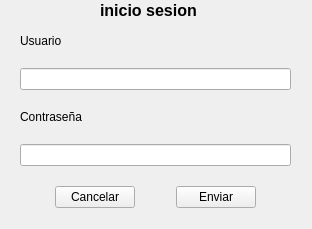
<?xml version="1.0" encoding="UTF-8"?>
<ui version="4.0">
 <class>Form</class>
 <widget class="QWidget" name="Form">
  <property name="enabled">
   <bool>true</bool>
  </property>
  <property name="geometry">
   <rect>
    <x>0</x>
    <y>0</y>
    <width>312</width>
    <height>229</height>
   </rect>
  </property>
  <property name="sizePolicy">
   <sizepolicy hsizetype="Preferred" vsizetype="Preferred">
    <horstretch>0</horstretch>
    <verstretch>0</verstretch>
   </sizepolicy>
  </property>
  <property name="minimumSize">
   <size>
    <width>312</width>
    <height>229</height>
   </size>
  </property>
  <property name="maximumSize">
   <size>
    <width>312</width>
    <height>229</height>
   </size>
  </property>
  <property name="windowTitle">
   <string>Inicio sesion</string>
  </property>
  <widget class="QWidget" name="verticalLayoutWidget">
   <property name="geometry">
    <rect>
     <x>20</x>
     <y>20</y>
     <width>271</width>
     <height>205</height>
    </rect>
   </property>
   <layout class="QVBoxLayout" name="verticalLayout">
    <item>
     <widget class="QLabel" name="UserLabel">
      <property name="sizePolicy">
       <sizepolicy hsizetype="Fixed" vsizetype="Fixed">
        <horstretch>0</horstretch>
        <verstretch>0</verstretch>
       </sizepolicy>
      </property>
      <property name="text">
       <string>Usuario</string>
      </property>
      <property name="alignment">
       <set>Qt::AlignBottom|Qt::AlignJustify</set>
      </property>
     </widget>
    </item>
    <item>
     <widget class="QLineEdit" name="userLineEdit"/>
    </item>
    <item>
     <widget class="QLabel" name="PassLabel">
      <property name="sizePolicy">
       <sizepolicy hsizetype="Fixed" vsizetype="Fixed">
        <horstretch>0</horstretch>
        <verstretch>0</verstretch>
       </sizepolicy>
      </property>
      <property name="text">
       <string>Contraseña</string>
      </property>
      <property name="alignment">
       <set>Qt::AlignBottom|Qt::AlignJustify</set>
      </property>
     </widget>
    </item>
    <item>
     <widget class="QLineEdit" name="passLineEdit">
      <property name="echoMode">
       <enum>QLineEdit::Password</enum>
      </property>
     </widget>
    </item>
    <item>
     <layout class="QHBoxLayout" name="horizontalLayout">
      <property name="sizeConstraint">
       <enum>QLayout::SetMinimumSize</enum>
      </property>
      <item>
       <widget class="QPushButton" name="btnCancelar">
        <property name="sizePolicy">
         <sizepolicy hsizetype="Fixed" vsizetype="Fixed">
          <horstretch>0</horstretch>
          <verstretch>0</verstretch>
         </sizepolicy>
        </property>
        <property name="text">
         <string>Cancelar</string>
        </property>
       </widget>
      </item>
      <item>
       <widget class="QPushButton" name="btnEnviar">
        <property name="sizePolicy">
         <sizepolicy hsizetype="Fixed" vsizetype="Fixed">
          <horstretch>0</horstretch>
          <verstretch>0</verstretch>
         </sizepolicy>
        </property>
        <property name="text">
         <string>Enviar</string>
        </property>
       </widget>
      </item>
     </layout>
    </item>
   </layout>
  </widget>
  <widget class="QLabel" name="label">
   <property name="geometry">
    <rect>
     <x>100</x>
     <y>-10</y>
     <width>121</width>
     <height>41</height>
    </rect>
   </property>
   <property name="font">
    <font>
     <pointsize>12</pointsize>
     <bold>true</bold>
    </font>
   </property>
   <property name="text">
    <string>inicio sesion</string>
   </property>
  </widget>
 </widget>
 <resources/>
 <connections/>
</ui>
